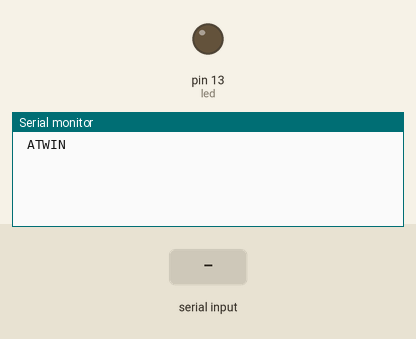
The sketch below on a simulated Arduino Uno, built with avr-gcc and run on an emulated ATmega328P. Parts: output pins drawn as LEDs (lit = HIGH), the last lines printed to the serial monitor. Inputs (shaded band) come from the test bench. The modem accepts every AT command (registered, SIM ready, sends succeed) and sends nothing else.

Above: at 5.2 s.
5.3 s: "+CLIP" received over the second serial link
At 6.5 s:
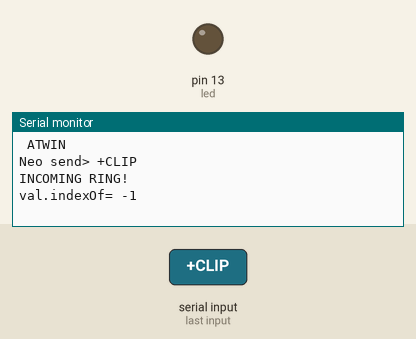
6.8 s: "79062656420" received over the second serial link
At 7.8 s:
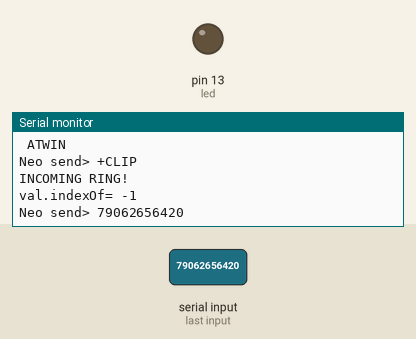
8.3 s: "NO CARRIER" received over the second serial link
At 8.7 s:
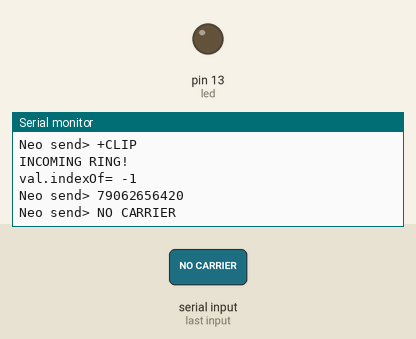

Measured:
- after the input at 5.3 s, the serial monitor: prints a new line at once (image 1)
- after the input at 6.8 s, the serial monitor: prints a new line after 0.06 s (image 2)
- after the input at 8.3 s, the serial monitor: prints a new line after 0.05 s (image 3)

The sketch:

Test2.ino
```cpp
//GSM_Test
//gsm atwin datashit: at139 http://s3.amazonaws.com/linksprite/Shields/ATWIN/AT139+Hardware+Design+Manual_V1.3.pdf

#include <SoftwareSerial.h>
#include <elapsedMillis.h>

SoftwareSerial mySerial(2, 3);  //10,11
int led1 = 0;//вкл или выкл светодиод

byte led = 13;
byte mode = 0; //0 - waiting, 1-got incoming call, 2 - wait disconnect incom call, 3 - disconnected incom call, 4 - outgoing call

elapsedMillis inDisconnect_ms;
elapsedMillis outDisconnect_ms;
elapsedMillis recallPeriod_ms;

const unsigned long IN_DISCONNECT_PERIOD_S = 7;
const unsigned long OUT_DISCONNECT_PERIOD_S = 15;
const unsigned long RECALL_PERIOD_S = 5;

void setup()
{

  delay(2000);
  pinMode(led, OUTPUT);

  Serial.begin(9600);
  mySerial.begin(9600);

  mySerial.print("AT+IPR?\r");
  delay(300);

  mySerial.print("AT+CMGF=1\r");  //    mySerial.print("AT+CCMGF=1\r");
  delay(300);

  mySerial.print("AT+IFC=1, 1\r");
  delay(300);

  mySerial.print("AT+CPBS=\"SM\"\r");
  delay(300);

  mySerial.print("AT+CNMI=1,2,2,1,0\r");
  delay(500);

  mySerial.print("AT+CLIP=1\r");  //разрешает показ инфо о входящем вызове номер
  delay(300);

  SIMflush();

  Serial.println(" ATWIN ");


  //  Serial.println("SETUP GSM NEOWAY");
  //  Serial.println();
  //  Serial.println("Turn on AOH:");
  //  mySerial.println("AT+CLIP=1");  // включить АОН
  //  delay(100);
  //  Serial.println("Text format sms:");
  //  mySerial.println("AT+CMGF=1"); // текстовый формат SMS
  //  delay(100);
  //  Serial.println("Mode GSM:");
  //  mySerial.println("AT+CSCS=\"GSM\"");  // кодировка текста - GSM
  //  delay(100);
  // ПРИ СТАРТЕ, НА КАЖДУЮ КОМАНДУ ДОЛЖНО БЫТЬ ПОДТВЕРЖДЕНИЕ - ОК
}

void SIMflush()
{
  while (mySerial.available() != 0)
  {
    mySerial.read();
  }
}

void loop()
{
  if (mySerial.available()) //если модуль что-то послал
  {
    char ch = ' ';
    String val = "";

    while (mySerial.available())
    {
      ch = mySerial.read();
      val += char(ch); //собираем принятые символы в строку
      delay(5);
    }

    Serial.print("Neo send> ");
    Serial.println(val);

    //if (val.indexOf("RING") > -1) //если есть входящий вызов, то проверяем номер
    if (mode == 0 && val.indexOf("+CLIP") > -1) //если есть входящий вызов, то проверяем номер
    {
      Serial.println("INCOMING RING!");

      Serial.print("val.indexOf= ");
      Serial.println(val.indexOf("79062656420"));

      if (val.indexOf("79062656420") > -1)
      {
        Serial.println("Call from my phone 1");
        mode = 1;
      }
    }
    else if (mode == 4 && val.indexOf("NO CARRIER") > -1) //если исходящий вызов сбросили
    {
      Serial.println("Outgoing call is hang up");
      mode = 0;
    }
    else if (mode == 4 && val.indexOf("BUSY") > -1) //если на исходящий вызов линия занята
    {
      Serial.println("Outgoing call - line is busy");
      recallPeriod_ms = 0;
      mode = 3; //перезвонить еще раз
    }
    //else if (mode == 4 && val.indexOf("BUSY") > -1) //если на исходящий вызов ответили
    //{
    //  Serial.println("Outgoing call - answer");
    //  mode = 0;
    //}
  }

  DoWork();

  //В какой то момент перестали проходить команды в порт. Решил эту проблему добавлением в void loop() кода:
  if (Serial.available()) {//если в мониторе порта что-то ввели
    mySerial.write(Serial.read());
  }
}

void DoWork()
{
  switch (mode)
  {
  case 0:
    break;
  case 1:
    inDisconnect_ms = 0;
    mode = 2;
    break;
  case 2:
    if (inDisconnect_ms > IN_DISCONNECT_PERIOD_S * 1000)
    {
      Serial.println("IN Disconnection");
      mySerial.println("ATH");  //разрываем связь
      delay(100);
      recallPeriod_ms = 0;
      mode = 3;
    }
    break;
  case 3:
    if (recallPeriod_ms > RECALL_PERIOD_S * 1000)
    {
      Serial.println("ReCall");
      mySerial.print("ATD + 79062656420;\r");  //перезвонить
      delay(100);
      outDisconnect_ms = 0;
      mode = 4;
    }
    break;
  case 4:
    if (outDisconnect_ms > OUT_DISCONNECT_PERIOD_S * 1000)
    {
      Serial.println("OUT without answer. Disconnection");
      mySerial.println("ATH");  //разрываем связь через 20с
      delay(100);
      mode = 0;
      //SIMflush();
    }
    break;
  }
}
```
